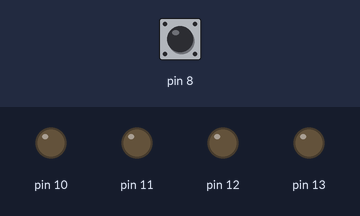
Bench run of a sketch on a simulated Arduino Uno, built with avr-gcc and run on an emulated ATmega328P. On the bench: output pins drawn as LEDs (lit = HIGH). Inputs (shaded band) come from the test bench; at power-on: pin 8 HIGH. What the sketch prints to the serial monitor is not drawn.

Above: at 0.5 s.
At 1.5 s:
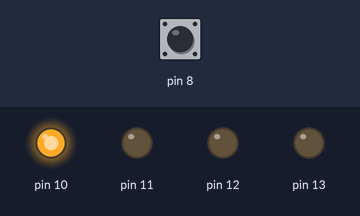
At 2.5 s:
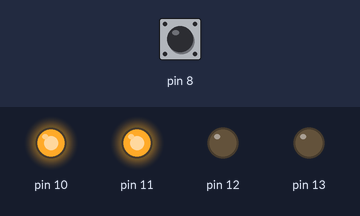
At 3.5 s:
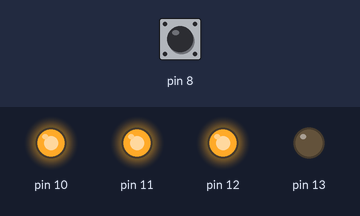
At 5.0 s:
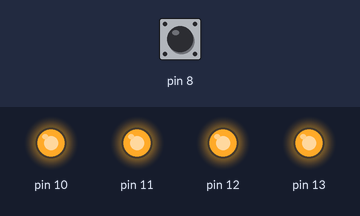
Timing chart, 0 to 7.8 s (numbered marks = the images above):
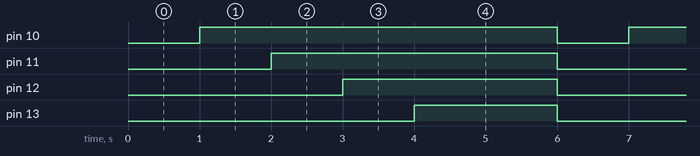

Measured:
- by itself, pin 10: alternates HIGH for 5.0 s and LOW for 1.0 s
- by itself, pin 11: alternates HIGH for 4.0 s and LOW for 2.0 s
- by itself, pin 12: alternates HIGH for 3.0 s and LOW for 3.0 s
- by itself, pin 13: alternates HIGH for 2.0 s and LOW for 4.0 s

The sketch:

Lab3_req2_Pushbuttons_Led_Interface.ino
```cpp
//TECH 3157 GPIO Example 2
// Display a message if the input from pin 8 (PORTB.0) changes

#define DEBUG_MESSAGE_MAX_LENGTH 80
unsigned char i;
void MyDelay (unsigned long mSecondsApx);


void setup() {
//   PORTB &= ~(1<<PORTB0); // Turn off the pull-up resistor for pin 8
//    PORTB |= (1<<PORTB0) 0b00111110 ;     // turn on the pull-up resistor for pin 8
//    PORTB |= 0b00111101;    // turn on the pull-up resistor and turn on LEDs
//  DDRB &= 0b11111101;       // Set pin 0 as an input

  DDRB = 0b00111100; // Set pin 10-13 as output  and set pin 0 as an input

  Serial.begin(9600);

}

void loop() {

  PORTB |= 0b00111101;

  char message [DEBUG_MESSAGE_MAX_LENGTH];
  static unsigned char previousSample;
  static unsigned char currentSample;


    currentSample = PINB & 0x01;      // pin 8(PINB0) is connected
 //   i = PINB;
 //   sprintf(message,"PINB = 0x%x \n", i);
    Serial.write(message);
    sprintf(message, "previousSample = 0x%x \n", previousSample);
    Serial.write(message);
    sprintf(message, "currentSample = 0x%x \n", currentSample);
    Serial.write(message);

    if (currentSample == 0)     // It's off pushbutton is pressed
    {

      PORTB |= 0b00111100;    // turn on LEDs
      delay(1000);
      PORTB ^= 0b11111111;   // turn off LEDs
      delay(1000);
    }
    else
      {
        if (currentSample == 1)   // Its on pushbutton is not pressed
         {
        /*  for (unsigned char x = 25; x <= 200; x+=50)
          {
            PORTB ^= 0b11111111;    // turn off LEDs
            MyDelay(x);
        */

            PORTB^=0b11111111;    // turn off LEDs
            delay(1000);
            PORTB |= 0b00000100;
            delay(1000);
            PORTB |= 0b00001000;
            delay(1000);
            PORTB |= 0b00010000;
            delay(1000);
            PORTB |= 0b00100000;
            delay(1000);

          }
        }


 /*   if (currentSample != previousSample)
    {
        // input has changed, display promot
        Serial.write("Change occurs.........................\n");
    }
  */

    // store the current sample as the next previous sample
    previousSample = currentSample;
    delay(1000);
}


void MyDelay (unsigned long mSecondsApx)
{
  volatile unsigned long i;
  unsigned long endTime = 1000*mSecondsApx;
  for (i = 0; i < endTime; i++);
}
```
